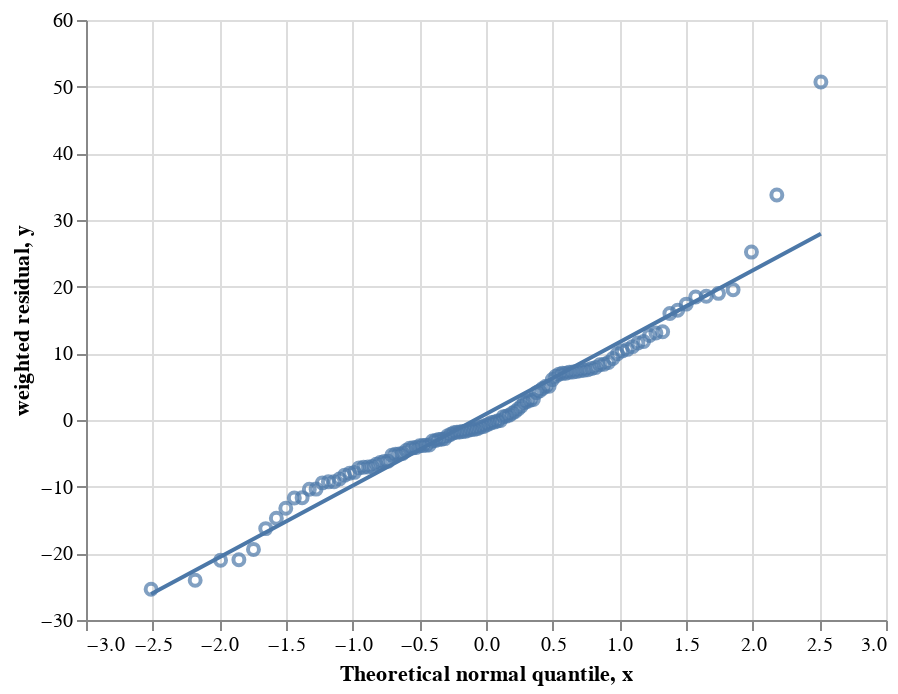

The cell this chart's notebook holds for it:
### Code cell
import BFAIR.mfa.visualization.diagnositics as diagnostics

diagnostics.plot_norm_probplot(res, interactive=True)

### Figure 1 — Vega-Lite specification as saved in the notebook (floating-point values rounded to 4 significant figures)
{"config": {"view": {"continuousWidth": 400, "continuousHeight": 300}}, "layer": [{"data": {"name": "data-9ecbfb9180d68cfebcf31d7f5fcc568c"}, "mark": "point", "encoding": {"tooltip": [{"field": "type", "type": "nominal"}, {"field": "id", "type": "nominal"}, {"field": "peak", "type": "nominal"}, {"field": "weighted residual", "type": "quantitative"}], "x": {"field": "Theoretical normal quantile", "type": "quantitative"}, "y": {"field": "weighted residual", "type": "quantitative"}}}, {"data": {"name": "data-acc13ada8dacc0140a07be0e27be0132"}, "mark": "line", "encoding": {"x": {"field": "x", "type": "quantitative"}, "y": {"field": "y", "type": "quantitative"}}}], "$schema": "https://vega.github.io/schema/vega-lite/v4.17.0.json", "datasets": {"data-9ecbfb9180d68cfebcf31d7f5fcc568c": [{"type": "MS", "expt": "[1,2-13C]glycerol", "id": "Phenylalanine308_0_0_[1,2-13C]glycerol", "peak": "M5", "time": 0.0, "data": 0.3473, "std": 0.0015, "fit": 0.3092, "weighted residual": -25.38, "cont": null, "Theoretical normal quantile": -2.512}, {"type": "MS", "expt": "[1,2-13C]glycerol", "id": "Glycine218_0_0_[1,2-13C]glycerol", "peak": "M1", "time": 0.0, "data": 0.8975, "std": 0.005201, "fit": 0.7724, "weighted residual": -24.05, "cont": null, "Theoretical normal quantile": -2.181}, {"type": "MS", "expt": "[1,2-13C]glycerol", "id": "Leucine274_0_0_[1,2-13C]glycerol", "peak": "M2", "time": 0.0, "data": 0.1678, "std": 0.0012, "fit": 0.1426, "weighted residual": -21.03, "cont": null, "Theoretical normal quantile": -1.991}, {"type": "MS", "expt": "[1,2-13C]glycerol", "id": "Alanine260_0_0_[1,2-13C]glycerol", "peak": "M2", "time": 0.0, "data": 0.729, "std": 0.0131, "fit": 0.4543, "weighted residual": -20.97, "cont": null, "Theoretical normal quantile": -1.853}, {"type": "MS", "expt": "[1,2-13C]glycerol", "id": "Glutamicacid330_0_0_[1,2-13C]glycerol", "peak": "M4", "time": 0.0, "data": 0.1697, "std": 0.001, "fit": 0.1503, "weighted residual": -19.41, "cont": null, "Theoretical normal quantile": -1.744}, {"type": "MS", "expt": "[1,2-13C]glycerol", "id": "Glycine246_0_0_[1,2-13C]glycerol", "peak": "M2", "time": 0.0, "data": 0.4835, "std": 0.0041, "fit": 0.4167, "weighted residual": -16.29, "cont": null, "Theoretical normal quantile": -1.652}, {"type": "MS", "expt": "[1,2-13C]glycerol", "id": "Histidine338_0_0_[1,2-13C]glycerol", "peak": "M5", "time": 0.0, "data": 0.1114, "std": 0.002701, "fit": 0.07161, "weighted residual": -14.74, "cont": null, "Theoretical normal quantile": -1.572}, {"type": "MS", "expt": "[1,2-13C]glycerol", "id": "Valine260_0_0_[1,2-13C]glycerol", "peak": "M4", "time": 0.0, "data": 0.2029, "std": 0.0024, "fit": 0.1711, "weighted residual": -13.25, "cont": null, "Theoretical normal quantile": -1.502}, {"type": "MS", "expt": "[1,2-13C]glycerol", "id": "Glutamicacid330_0_0_[1,2-13C]glycerol", "peak": "M3", "time": 0.0, "data": 0.4128, "std": 0.0016, "fit": 0.3941, "weighted residual": -11.7, "cont": null, "Theoretical normal quantile": -1.438}, {"type": "MS", "expt": "[1,2-13C]glycerol", "id": "Glutamicacid432_0_0_[1,2-13C]glycerol", "peak": "M4", "time": 0.0, "data": 0.3418, "std": 0.0019, "fit": 0.3196, "weighted residual": -11.67, "cont": null, "Theoretical normal quantile": -1.379}, {"type": "MS", "expt": "[1,2-13C]glycerol", "id": "Phenylalanine336_0_0_[1,2-13C]glycerol", "peak": "M6", "time": 0.0, "data": 0.3746, "std": 0.005801, "fit": 0.3143, "weighted residual": -10.39, "cont": null, "Theoretical normal quantile": -1.325}, {"type": "MS", "expt": "[1,2-13C]glycerol", "id": "Serine390_0_0_[1,2-13C]glycerol", "peak": "M2", "time": 0.0, "data": 0.6809, "std": 0.0186, "fit": 0.4881, "weighted residual": -10.36, "cont": null, "Theoretical normal quantile": -1.274}, {"type": "MS", "expt": "[1,2-13C]glycerol", "id": "Asparticacid418_0_0_[1,2-13C]glycerol", "peak": "M3", "time": 0.0, "data": 0.4339, "std": 0.0033, "fit": 0.4028, "weighted residual": -9.431, "cont": null, "Theoretical normal quantile": -1.227}, {"type": "MS", "expt": "[1,2-13C]glycerol", "id": "Phenylalanine336_0_0_[1,2-13C]glycerol", "peak": "M5", "time": 0.0, "data": 0.264, "std": 0.002601, "fit": 0.2398, "weighted residual": -9.277, "cont": null, "Theoretical normal quantile": -1.182}, {"type": "MS", "expt": "[1,2-13C]glycerol", "id": "Valine288_0_0_[1,2-13C]glycerol", "peak": "M4", "time": 0.0, "data": 0.3897, "std": 0.0045, "fit": 0.3481, "weighted residual": -9.249, "cont": null, "Theoretical normal quantile": -1.139}, {"type": "MS", "expt": "[1,2-13C]glycerol", "id": "Leucine274_0_0_[1,2-13C]glycerol", "peak": "M3", "time": 0.0, "data": 0.3708, "std": 0.001, "fit": 0.362, "weighted residual": -8.843, "cont": null, "Theoretical normal quantile": -1.099}, {"type": "MS", "expt": "[1,2-13C]glycerol", "id": "Serine362_0_0_[1,2-13C]glycerol", "peak": "M1", "time": 0.0, "data": 0.4949, "std": 0.0019, "fit": 0.4792, "weighted residual": -8.268, "cont": null, "Theoretical normal quantile": -1.06}, {"type": "MS", "expt": "[1,2-13C]glycerol", "id": "Asparticacid418_0_0_[1,2-13C]glycerol", "peak": "M2", "time": 0.0, "data": 0.346, "std": 0.0031, "fit": 0.3213, "weighted residual": -7.977, "cont": null, "Theoretical normal quantile": -1.022}, {"type": "MS", "expt": "[1,2-13C]glycerol", "id": "Glutamicacid432_0_0_[1,2-13C]glycerol", "peak": "M5", "time": 0.0, "data": 0.1059, "std": 0.0013, "fit": 0.09569, "weighted residual": -7.855, "cont": null, "Theoretical normal quantile": -0.9865}, {"type": "MS", "expt": "[1,2-13C]glycerol", "id": "Isoleucine274_0_0_[1,2-13C]glycerol", "peak": "M3", "time": 0.0, "data": 0.3613, "std": 0.0011, "fit": 0.3534, "weighted residual": -7.179, "cont": null, "Theoretical normal quantile": -0.9518}, {"type": "MS", "expt": "[1,2-13C]glycerol", "id": "Asparticacid302_0_0_[1,2-13C]glycerol", "peak": "M2", "time": 0.0, "data": 0.4238, "std": 0.0021, "fit": 0.4089, "weighted residual": -7.086, "cont": null, "Theoretical normal quantile": -0.9181}, {"type": "MS", "expt": "[1,2-13C]glycerol", "id": "Asparticacid418_0_0_[1,2-13C]glycerol", "peak": "M0", "time": 0.0, "data": 0.013, "std": 0.001, "fit": 0.005947, "weighted residual": -7.053, "cont": null, "Theoretical normal quantile": -0.8855}, {"type": "MS", "expt": "[1,2-13C]glycerol", "id": "Histidine338_0_0_[1,2-13C]glycerol", "peak": "M1", "time": 0.0, "data": 0.03681, "std": 0.003001, "fit": 0.01587, "weighted residual": -6.978, "cont": null, "Theoretical normal quantile": -0.8538}, {"type": "MS", "expt": "[1,2-13C]glycerol", "id": "Asparticacid390_0_0_[1,2-13C]glycerol", "peak": "M0", "time": 0.0, "data": 0.0326, "std": 0.001, "fit": 0.02597, "weighted residual": -6.636, "cont": null, "Theoretical normal quantile": -0.8229}, {"type": "MS", "expt": "[1,2-13C]glycerol", "id": "Alanine260_0_0_[1,2-13C]glycerol", "peak": "M0", "time": 0.0, "data": 0.0221, "std": 0.0013, "fit": 0.01381, "weighted residual": -6.375, "cont": null, "Theoretical normal quantile": -0.7928}, {"type": "MS", "expt": "[1,2-13C]glycerol", "id": "Serine390_0_0_[1,2-13C]glycerol", "peak": "M0", "time": 0.0, "data": 0.0217, "std": 0.0013, "fit": 0.01363, "weighted residual": -6.208, "cont": null, "Theoretical normal quantile": -0.7634}, {"type": "MS", "expt": "[1,2-13C]glycerol", "id": "Valine288_0_0_[1,2-13C]glycerol", "peak": "M3", "time": 0.0, "data": 0.4304, "std": 0.0026, "fit": 0.4144, "weighted residual": -6.178, "cont": null, "Theoretical normal quantile": -0.7346}, {"type": "MS", "expt": "[1,2-13C]glycerol", "id": "Threonine404_0_0_[1,2-13C]glycerol", "peak": "M3", "time": 0.0, "data": 0.4406, "std": 0.0048, "fit": 0.4152, "weighted residual": -5.296, "cont": null, "Theoretical normal quantile": -0.7064}, {"type": "MS", "expt": "[1,2-13C]glycerol", "id": "Phenylalanine302_0_0_[1,2-13C]glycerol", "peak": "M2", "time": 0.0, "data": 0.4834, "std": 0.0038, "fit": 0.4639, "weighted residual": -5.149, "cont": null, "Theoretical normal quantile": -0.6788}, {"type": "MS", "expt": "[1,2-13C]glycerol", "id": "Methionine320_0_0_[1,2-13C]glycerol", "peak": "M2", "time": 0.0, "data": 0.2062, "std": 0.0012, "fit": 0.2001, "weighted residual": -5.096, "cont": null, "Theoretical normal quantile": -0.6517}, {"type": "MS", "expt": "[1,2-13C]glycerol", "id": "Threonine376_0_0_[1,2-13C]glycerol", "peak": "M0", "time": 0.0, "data": 0.0342, "std": 0.0017, "fit": 0.02568, "weighted residual": -5.012, "cont": null, "Theoretical normal quantile": -0.6251}, {"type": "MS", "expt": "[1,2-13C]glycerol", "id": "Threonine404_0_0_[1,2-13C]glycerol", "peak": "M2", "time": 0.0, "data": 0.3444, "std": 0.0029, "fit": 0.3312, "weighted residual": -4.564, "cont": null, "Theoretical normal quantile": -0.5989}, {"type": "MS", "expt": "[1,2-13C]glycerol", "id": "Histidine338_0_0_[1,2-13C]glycerol", "peak": "M2", "time": 0.0, "data": 0.1722, "std": 0.004201, "fit": 0.1544, "weighted residual": -4.245, "cont": null, "Theoretical normal quantile": -0.5731}, {"type": "MS", "expt": "[1,2-13C]glycerol", "id": "Phenylalanine308_0_0_[1,2-13C]glycerol", "peak": "M6", "time": 0.0, "data": 0.3099, "std": 0.003201, "fit": 0.2965, "weighted residual": -4.177, "cont": null, "Theoretical normal quantile": -0.5477}, {"type": "MS", "expt": "[1,2-13C]glycerol", "id": "Phenylalanine302_0_0_[1,2-13C]glycerol", "peak": "M1", "time": 0.0, "data": 0.4737, "std": 0.004, "fit": 0.4572, "weighted residual": -4.125, "cont": null, "Theoretical normal quantile": -0.5226}, {"type": "MS", "expt": "[1,2-13C]glycerol", "id": "Threonine404_0_0_[1,2-13C]glycerol", "peak": "M0", "time": 0.0, "data": 0.01, "std": 0.001, "fit": 0.00613, "weighted residual": -3.87, "cont": null, "Theoretical normal quantile": -0.4978}, {"type": "MS", "expt": "[1,2-13C]glycerol", "id": "Methionine320_0_0_[1,2-13C]glycerol", "peak": "M0", "time": 0.0, "data": 0.006601, "std": 0.001, "fit": 0.002781, "weighted residual": -3.819, "cont": null, "Theoretical normal quantile": -0.4734}, {"type": "MS", "expt": "[1,2-13C]glycerol", "id": "Histidine440_0_0_[1,2-13C]glycerol", "peak": "M4", "time": 0.0, "data": 0.4048, "std": 0.008702, "fit": 0.372, "weighted residual": -3.773, "cont": null, "Theoretical normal quantile": -0.4492}, {"type": "MS", "expt": "[1,2-13C]glycerol", "id": "Histidine440_0_0_[1,2-13C]glycerol", "peak": "M3", "time": 0.0, "data": 0.2826, "std": 0.002901, "fit": 0.2716, "weighted residual": -3.762, "cont": null, "Theoretical normal quantile": -0.4253}, {"type": "MS", "expt": "[1,2-13C]glycerol", "id": "Asparticacid302_0_0_[1,2-13C]glycerol", "peak": "M0", "time": 0.0, "data": 0.0879, "std": 0.002, "fit": 0.08158, "weighted residual": -3.16, "cont": null, "Theoretical normal quantile": -0.4016}, {"type": "MS", "expt": "[1,2-13C]glycerol", "id": "Histidine440_0_0_[1,2-13C]glycerol", "peak": "M1", "time": 0.0, "data": 0.0137, "std": 0.0021, "fit": 0.00725, "weighted residual": -3.072, "cont": null, "Theoretical normal quantile": -0.3782}, {"type": "MS", "expt": "[1,2-13C]glycerol", "id": "Alanine232_0_0_[1,2-13C]glycerol", "peak": "M1", "time": 0.0, "data": 0.5001, "std": 0.0009999, "fit": 0.4972, "weighted residual": -2.905, "cont": null, "Theoretical normal quantile": -0.355}, {"type": "MS", "expt": "[1,2-13C]glycerol", "id": "Phenylalanine308_0_0_[1,2-13C]glycerol", "peak": "M0", "time": 0.0, "data": 0.002901, "std": 0.001, "fit": 2.546e-05, "weighted residual": -2.875, "cont": null, "Theoretical normal quantile": -0.3319}, {"type": "MS", "expt": "[1,2-13C]glycerol", "id": "Methionine320_0_0_[1,2-13C]glycerol", "peak": "M3", "time": 0.0, "data": 0.3885, "std": 0.0032, "fit": 0.3796, "weighted residual": -2.792, "cont": null, "Theoretical normal quantile": -0.309}, {"type": "MS", "expt": "[1,2-13C]glycerol", "id": "Isoleucine274_0_0_[1,2-13C]glycerol", "peak": "M0", "time": 0.0, "data": 0.0039, "std": 0.0009999, "fit": 0.001554, "weighted residual": -2.346, "cont": null, "Theoretical normal quantile": -0.2863}, {"type": "MS", "expt": "[1,2-13C]glycerol", "id": "Leucine274_0_0_[1,2-13C]glycerol", "peak": "M1", "time": 0.0, "data": 0.0248, "std": 0.0011, "fit": 0.02246, "weighted residual": -2.126, "cont": null, "Theoretical normal quantile": -0.2638}, {"type": "MS", "expt": "[1,2-13C]glycerol", "id": "Isoleucine274_0_0_[1,2-13C]glycerol", "peak": "M2", "time": 0.0, "data": 0.1532, "std": 0.0024, "fit": 0.1486, "weighted residual": -1.9, "cont": null, "Theoretical normal quantile": -0.2413}, {"type": "MS", "expt": "[1,2-13C]glycerol", "id": "Valine260_0_0_[1,2-13C]glycerol", "peak": "M3", "time": 0.0, "data": 0.4519, "std": 0.0025, "fit": 0.4473, "weighted residual": -1.822, "cont": null, "Theoretical normal quantile": -0.219}, {"type": "MS", "expt": "[1,2-13C]glycerol", "id": "Valine288_0_0_[1,2-13C]glycerol", "peak": "M0", "time": 0.0, "data": 0.0029, "std": 0.001, "fit": 0.00109, "weighted residual": -1.81, "cont": null, "Theoretical normal quantile": -0.1968}, {"type": "MS", "expt": "[1,2-13C]glycerol", "id": "Glutamicacid432_0_0_[1,2-13C]glycerol", "peak": "M0", "time": 0.0, "data": 0.0037, "std": 0.001, "fit": 0.001973, "weighted residual": -1.727, "cont": null, "Theoretical normal quantile": -0.1747}, {"type": "MS", "expt": "[1,2-13C]glycerol", "id": "Histidine338_0_0_[1,2-13C]glycerol", "peak": "M0", "time": 0.0, "data": 0.0018, "std": 0.001, "fit": 0.0001052, "weighted residual": -1.695, "cont": null, "Theoretical normal quantile": -0.1527}, {"type": "MS", "expt": "[1,2-13C]glycerol", "id": "Histidine338_0_0_[1,2-13C]glycerol", "peak": "M4", "time": 0.0, "data": 0.3137, "std": 0.003701, "fit": 0.308, "weighted residual": -1.534, "cont": null, "Theoretical normal quantile": -0.1307}, {"type": "MS", "expt": "[1,2-13C]glycerol", "id": "Isoleucine274_0_0_[1,2-13C]glycerol", "peak": "M1", "time": 0.0, "data": 0.0279, "std": 0.0009999, "fit": 0.02647, "weighted residual": -1.422, "cont": null, "Theoretical normal quantile": -0.1089}, {"type": "MS", "expt": "[1,2-13C]glycerol", "id": "Threonine376_0_0_[1,2-13C]glycerol", "peak": "M2", "time": 0.0, "data": 0.4928, "std": 0.0048, "fit": 0.4861, "weighted residual": -1.403, "cont": null, "Theoretical normal quantile": -0.08702}, {"type": "MS", "expt": "[1,2-13C]glycerol", "id": "Histidine440_0_0_[1,2-13C]glycerol", "peak": "M0", "time": 0.0, "data": 0.0016, "std": 0.0012, "fit": 4.767e-05, "weighted residual": -1.294, "cont": null, "Theoretical normal quantile": -0.06523}, {"type": "MS", "expt": "[1,2-13C]glycerol", "id": "Asparticacid390_0_0_[1,2-13C]glycerol", "peak": "M2", "time": 0.0, "data": 0.4937, "std": 0.0021, "fit": 0.4915, "weighted residual": -1.072, "cont": null, "Theoretical normal quantile": -0.04347}, {"type": "MS", "expt": "[1,2-13C]glycerol", "id": "Leucine274_0_0_[1,2-13C]glycerol", "peak": "M0", "time": 0.0, "data": 0.0022, "std": 0.001, "fit": 0.001211, "weighted residual": -0.9896, "cont": null, "Theoretical normal quantile": -0.02173}, {"type": "MS", "expt": "[1,2-13C]glycerol", "id": "Glutamicacid330_0_0_[1,2-13C]glycerol", "peak": "M0", "time": 0.0, "data": 0.0113, "std": 0.001, "fit": 0.01053, "weighted residual": -0.7679, "cont": null, "Theoretical normal quantile": 0.0}, {"type": "MS", "expt": "[1,2-13C]glycerol", "id": "Valine260_0_0_[1,2-13C]glycerol", "peak": "M0", "time": 0.0, "data": 0.0046, "std": 0.001, "fit": 0.004006, "weighted residual": -0.5937, "cont": null, "Theoretical normal quantile": 0.02173}, {"type": "MS", "expt": "[1,2-13C]glycerol", "id": "Phenylalanine336_0_0_[1,2-13C]glycerol", "peak": "M0", "time": 0.0, "data": 0.0004001, "std": 0.001, "fit": 1.209e-05, "weighted residual": -0.3879, "cont": null, "Theoretical normal quantile": 0.04347}, {"type": "MS", "expt": "[1,2-13C]glycerol", "id": "Phenylalanine308_0_0_[1,2-13C]glycerol", "peak": "M4", "time": 0.0, "data": 0.1772, "std": 0.0016, "fit": 0.1768, "weighted residual": -0.2917, "cont": null, "Theoretical normal quantile": 0.06523}, {"type": "MS", "expt": "[1,2-13C]glycerol", "id": "Threonine376_0_0_[1,2-13C]glycerol", "peak": "M3", "time": 0.0, "data": 0.2407, "std": 0.006601, "fit": 0.2398, "weighted residual": -0.1402, "cont": null, "Theoretical normal quantile": 0.08702}, {"type": "Flux", "expt": "[1,2-13C]glycerol", "id": "ex_2", "peak": [], "time": null, "data": 1.0, "std": 0.01, "fit": 0.9993, "weighted residual": -0.06592, "cont": null, "Theoretical normal quantile": 0.1089}, {"type": "MS", "expt": "[1,2-13C]glycerol", "id": "Methionine320_0_0_[1,2-13C]glycerol", "peak": "M1", "time": 0.0, "data": 0.0418, "std": 0.0018, "fit": 0.04271, "weighted residual": 0.5021, "cont": null, "Theoretical normal quantile": 0.1307}, {"type": "MS", "expt": "[1,2-13C]glycerol", "id": "Asparticacid418_0_0_[1,2-13C]glycerol", "peak": "M1", "time": 0.0, "data": 0.08271, "std": 0.0018, "fit": 0.08376, "weighted residual": 0.5826, "cont": null, "Theoretical normal quantile": 0.1527}, {"type": "MS", "expt": "[1,2-13C]glycerol", "id": "Phenylalanine308_0_0_[1,2-13C]glycerol", "peak": "M1", "time": 0.0, "data": 0.0001, "std": 0.001, "fit": 0.0008321, "weighted residual": 0.7319, "cont": null, "Theoretical normal quantile": 0.1747}, {"type": "MS", "expt": "[1,2-13C]glycerol", "id": "Histidine440_0_0_[1,2-13C]glycerol", "peak": "M2", "time": 0.0, "data": 0.07542, "std": 0.003601, "fit": 0.0791, "weighted residual": 1.023, "cont": null, "Theoretical normal quantile": 0.1968}, {"type": "MS", "expt": "[1,2-13C]glycerol", "id": "Asparticacid390_0_0_[1,2-13C]glycerol", "peak": "M3", "time": 0.0, "data": 0.2401, "std": 0.0018, "fit": 0.2425, "weighted residual": 1.294, "cont": null, "Theoretical normal quantile": 0.219}, {"type": "MS", "expt": "[1,2-13C]glycerol", "id": "Isoleucine274_0_0_[1,2-13C]glycerol", "peak": "M5", "time": 0.0, "data": 0.1103, "std": 0.0035, "fit": 0.1161, "weighted residual": 1.652, "cont": null, "Theoretical normal quantile": 0.2413}, {"type": "MS", "expt": "[1,2-13C]glycerol", "id": "Phenylalanine336_0_0_[1,2-13C]glycerol", "peak": "M2", "time": 0.0, "data": 0.002701, "std": 0.001, "fit": 0.00476, "weighted residual": 2.059, "cont": null, "Theoretical normal quantile": 0.2638}, {"type": "MS", "expt": "[1,2-13C]glycerol", "id": "Threonine376_0_0_[1,2-13C]glycerol", "peak": "M1", "time": 0.0, "data": 0.2322, "std": 0.0028, "fit": 0.2395, "weighted residual": 2.606, "cont": null, "Theoretical normal quantile": 0.2863}, {"type": "MS", "expt": "[1,2-13C]glycerol", "id": "Histidine440_0_0_[1,2-13C]glycerol", "peak": "M5", "time": 0.0, "data": 0.2061, "std": 0.0014, "fit": 0.21, "weighted residual": 2.773, "cont": null, "Theoretical normal quantile": 0.309}, {"type": "MS", "expt": "[1,2-13C]glycerol", "id": "Asparticacid390_0_0_[1,2-13C]glycerol", "peak": "M1", "time": 0.0, "data": 0.2335, "std": 0.0029, "fit": 0.2422, "weighted residual": 2.982, "cont": null, "Theoretical normal quantile": 0.3319}, {"type": "MS", "expt": "[1,2-13C]glycerol", "id": "Asparticacid302_0_0_[1,2-13C]glycerol", "peak": "M1", "time": 0.0, "data": 0.4883, "std": 0.001, "fit": 0.4914, "weighted residual": 3.071, "cont": null, "Theoretical normal quantile": 0.355}, {"type": "MS", "expt": "[1,2-13C]glycerol", "id": "Glutamicacid432_0_0_[1,2-13C]glycerol", "peak": "M1", "time": 0.0, "data": 0.0279, "std": 0.001, "fit": 0.03201, "weighted residual": 4.109, "cont": null, "Theoretical normal quantile": 0.3782}, {"type": "MS", "expt": "[1,2-13C]glycerol", "id": "Phenylalanine308_0_0_[1,2-13C]glycerol", "peak": "M2", "time": 0.0, "data": 0.005601, "std": 0.001, "fit": 0.009974, "weighted residual": 4.372, "cont": null, "Theoretical normal quantile": 0.4016}, {"type": "MS", "expt": "[1,2-13C]glycerol", "id": "Glutamicacid432_0_0_[1,2-13C]glycerol", "peak": "M3", "time": 0.0, "data": 0.3639, "std": 0.0013, "fit": 0.3701, "weighted residual": 4.739, "cont": null, "Theoretical normal quantile": 0.4253}, {"type": "MS", "expt": "[1,2-13C]glycerol", "id": "Phenylalanine336_0_0_[1,2-13C]glycerol", "peak": "M7", "time": 0.0, "data": 0.2175, "std": 0.002501, "fit": 0.2302, "weighted residual": 5.06, "cont": null, "Theoretical normal quantile": 0.4492}, {"type": "MS", "expt": "[1,2-13C]glycerol", "id": "Threonine404_0_0_[1,2-13C]glycerol", "peak": "M1", "time": 0.0, "data": 0.07771, "std": 0.0017, "fit": 0.08634, "weighted residual": 5.075, "cont": null, "Theoretical normal quantile": 0.4734}, {"type": "MS", "expt": "[1,2-13C]glycerol", "id": "Alanine232_0_0_[1,2-13C]glycerol", "peak": "M2", "time": 0.0, "data": 0.4504, "std": 0.0023, "fit": 0.4643, "weighted residual": 6.06, "cont": null, "Theoretical normal quantile": 0.4978}, {"type": "MS", "expt": "[1,2-13C]glycerol", "id": "Valine260_0_0_[1,2-13C]glycerol", "peak": "M2", "time": 0.0, "data": 0.2918, "std": 0.0021, "fit": 0.3056, "weighted residual": 6.557, "cont": null, "Theoretical normal quantile": 0.5226}, {"type": "MS", "expt": "[1,2-13C]glycerol", "id": "Isoleucine274_0_0_[1,2-13C]glycerol", "peak": "M4", "time": 0.0, "data": 0.3435, "std": 0.0009999, "fit": 0.3503, "weighted residual": 6.88, "cont": null, "Theoretical normal quantile": 0.5477}, {"type": "MS", "expt": "[1,2-13C]glycerol", "id": "Serine390_0_0_[1,2-13C]glycerol", "peak": "M1", "time": 0.0, "data": 0.154, "std": 0.0086, "fit": 0.2142, "weighted residual": 6.998, "cont": null, "Theoretical normal quantile": 0.5731}, {"type": "MS", "expt": "[1,2-13C]glycerol", "id": "Phenylalanine336_0_0_[1,2-13C]glycerol", "peak": "M3", "time": 0.0, "data": 0.0171, "std": 0.0017, "fit": 0.02903, "weighted residual": 7.016, "cont": null, "Theoretical normal quantile": 0.5989}, {"type": "MS", "expt": "[1,2-13C]glycerol", "id": "Serine362_0_0_[1,2-13C]glycerol", "peak": "M0", "time": 0.0, "data": 0.0474, "std": 0.0027, "fit": 0.06677, "weighted residual": 7.176, "cont": null, "Theoretical normal quantile": 0.6251}, {"type": "MS", "expt": "[1,2-13C]glycerol", "id": "Serine390_0_0_[1,2-13C]glycerol", "peak": "M3", "time": 0.0, "data": 0.1434, "std": 0.0093, "fit": 0.2103, "weighted residual": 7.197, "cont": null, "Theoretical normal quantile": 0.6517}, {"type": "MS", "expt": "[1,2-13C]glycerol", "id": "Histidine440_0_0_[1,2-13C]glycerol", "peak": "M6", "time": 0.0, "data": 0.0158, "std": 0.003501, "fit": 0.04129, "weighted residual": 7.28, "cont": null, "Theoretical normal quantile": 0.6788}, {"type": "MS", "expt": "[1,2-13C]glycerol", "id": "Alanine232_0_0_[1,2-13C]glycerol", "peak": "M0", "time": 0.0, "data": 0.0495, "std": 0.0022, "fit": 0.06576, "weighted residual": 7.392, "cont": null, "Theoretical normal quantile": 0.7064}, {"type": "MS", "expt": "[1,2-13C]glycerol", "id": "Methionine320_0_0_[1,2-13C]glycerol", "peak": "M4", "time": 0.0, "data": 0.2921, "std": 0.0024, "fit": 0.31, "weighted residual": 7.459, "cont": null, "Theoretical normal quantile": 0.7346}, {"type": "MS", "expt": "[1,2-13C]glycerol", "id": "Valine288_0_0_[1,2-13C]glycerol", "peak": "M1", "time": 0.0, "data": 0.0169, "std": 0.0011, "fit": 0.0252, "weighted residual": 7.545, "cont": null, "Theoretical normal quantile": 0.7634}, {"type": "MS", "expt": "[1,2-13C]glycerol", "id": "Methionine320_0_0_[1,2-13C]glycerol", "peak": "M5", "time": 0.0, "data": 0.06471, "std": 0.0032, "fit": 0.08946, "weighted residual": 7.733, "cont": null, "Theoretical normal quantile": 0.7928}, {"type": "MS", "expt": "[1,2-13C]glycerol", "id": "Glycine246_0_0_[1,2-13C]glycerol", "peak": "M1", "time": 0.0, "data": 0.4732, "std": 0.0035, "fit": 0.5008, "weighted residual": 7.864, "cont": null, "Theoretical normal quantile": 0.8229}, {"type": "MS", "expt": "[1,2-13C]glycerol", "id": "Histidine338_0_0_[1,2-13C]glycerol", "peak": "M3", "time": 0.0, "data": 0.3641, "std": 0.004701, "fit": 0.4031, "weighted residual": 8.3, "cont": null, "Theoretical normal quantile": 0.8538}, {"type": "MS", "expt": "[1,2-13C]glycerol", "id": "Leucine274_0_0_[1,2-13C]glycerol", "peak": "M5", "time": 0.0, "data": 0.1041, "std": 0.001, "fit": 0.1125, "weighted residual": 8.367, "cont": null, "Theoretical normal quantile": 0.8855}, {"type": "MS", "expt": "[1,2-13C]glycerol", "id": "Phenylalanine308_0_0_[1,2-13C]glycerol", "peak": "M3", "time": 0.0, "data": 0.04051, "std": 0.0019, "fit": 0.05689, "weighted residual": 8.622, "cont": null, "Theoretical normal quantile": 0.9181}, {"type": "MS", "expt": "[1,2-13C]glycerol", "id": "Phenylalanine336_0_0_[1,2-13C]glycerol", "peak": "M4", "time": 0.0, "data": 0.08212, "std": 0.002701, "fit": 0.107, "weighted residual": 9.231, "cont": null, "Theoretical normal quantile": 0.9518}, {"type": "MS", "expt": "[1,2-13C]glycerol", "id": "Valine260_0_0_[1,2-13C]glycerol", "peak": "M1", "time": 0.0, "data": 0.0488, "std": 0.0022, "fit": 0.07064, "weighted residual": 9.929, "cont": null, "Theoretical normal quantile": 0.9865}, {"type": "MS", "expt": "[1,2-13C]glycerol", "id": "Glutamicacid432_0_0_[1,2-13C]glycerol", "peak": "M2", "time": 0.0, "data": 0.1568, "std": 0.0017, "fit": 0.1744, "weighted residual": 10.37, "cont": null, "Theoretical normal quantile": 1.022}, {"type": "MS", "expt": "[1,2-13C]glycerol", "id": "Serine362_0_0_[1,2-13C]glycerol", "peak": "M2", "time": 0.0, "data": 0.4577, "std": 0.0027, "fit": 0.4863, "weighted residual": 10.59, "cont": null, "Theoretical normal quantile": 1.06}, {"type": "MS", "expt": "[1,2-13C]glycerol", "id": "Phenylalanine336_0_0_[1,2-13C]glycerol", "peak": "M9", "time": 0.0, "data": 0.002, "std": 0.001, "fit": 0.01301, "weighted residual": 11.01, "cont": null, "Theoretical normal quantile": 1.099}, {"type": "MS", "expt": "[1,2-13C]glycerol", "id": "Threonine404_0_0_[1,2-13C]glycerol", "peak": "M4", "time": 0.0, "data": 0.1272, "std": 0.0024, "fit": 0.1549, "weighted residual": 11.55, "cont": null, "Theoretical normal quantile": 1.139}, {"type": "MS", "expt": "[1,2-13C]glycerol", "id": "Alanine260_0_0_[1,2-13C]glycerol", "peak": "M3", "time": 0.0, "data": 0.1172, "std": 0.007, "fit": 0.1996, "weighted residual": 11.78, "cont": null, "Theoretical normal quantile": 1.182}, {"type": "MS", "expt": "[1,2-13C]glycerol", "id": "Alanine260_0_0_[1,2-13C]glycerol", "peak": "M1", "time": 0.0, "data": 0.1317, "std": 0.0056, "fit": 0.2027, "weighted residual": 12.68, "cont": null, "Theoretical normal quantile": 1.227}, {"type": "MS", "expt": "[1,2-13C]glycerol", "id": "Phenylalanine336_0_0_[1,2-13C]glycerol", "peak": "M8", "time": 0.0, "data": 0.03961, "std": 0.003601, "fit": 0.08663, "weighted residual": 13.06, "cont": null, "Theoretical normal quantile": 1.274}, {"type": "MS", "expt": "[1,2-13C]glycerol", "id": "Glutamicacid330_0_0_[1,2-13C]glycerol", "peak": "M2", "time": 0.0, "data": 0.3197, "std": 0.0015, "fit": 0.3395, "weighted residual": 13.23, "cont": null, "Theoretical normal quantile": 1.325}, {"type": "MS", "expt": "[1,2-13C]glycerol", "id": "Glycine246_0_0_[1,2-13C]glycerol", "peak": "M0", "time": 0.0, "data": 0.0432, "std": 0.0025, "fit": 0.08314, "weighted residual": 15.97, "cont": null, "Theoretical normal quantile": 1.379}, {"type": "MS", "expt": "[1,2-13C]glycerol", "id": "Leucine274_0_0_[1,2-13C]glycerol", "peak": "M4", "time": 0.0, "data": 0.3302, "std": 0.0012, "fit": 0.35, "weighted residual": 16.47, "cont": null, "Theoretical normal quantile": 1.438}, {"type": "MS", "expt": "[1,2-13C]glycerol", "id": "Valine288_0_0_[1,2-13C]glycerol", "peak": "M2", "time": 0.0, "data": 0.1079, "std": 0.004, "fit": 0.1774, "weighted residual": 17.38, "cont": null, "Theoretical normal quantile": 1.502}, {"type": "MS", "expt": "[1,2-13C]glycerol", "id": "Valine288_0_0_[1,2-13C]glycerol", "peak": "M5", "time": 0.0, "data": 0.05211, "std": 0.0023, "fit": 0.09453, "weighted residual": 18.45, "cont": null, "Theoretical normal quantile": 1.572}, {"type": "MS", "expt": "[1,2-13C]glycerol", "id": "Asparticacid418_0_0_[1,2-13C]glycerol", "peak": "M4", "time": 0.0, "data": 0.1243, "std": 0.0014, "fit": 0.1503, "weighted residual": 18.56, "cont": null, "Theoretical normal quantile": 1.652}, {"type": "MS", "expt": "[1,2-13C]glycerol", "id": "Phenylalanine302_0_0_[1,2-13C]glycerol", "peak": "M0", "time": 0.0, "data": 0.0428, "std": 0.0011, "fit": 0.0637, "weighted residual": 19.0, "cont": null, "Theoretical normal quantile": 1.744}, {"type": "MS", "expt": "[1,2-13C]glycerol", "id": "Phenylalanine308_0_0_[1,2-13C]glycerol", "peak": "M8", "time": 0.0, "data": 0.007301, "std": 0.001, "fit": 0.02685, "weighted residual": 19.55, "cont": null, "Theoretical normal quantile": 1.853}, {"type": "MS", "expt": "[1,2-13C]glycerol", "id": "Glutamicacid330_0_0_[1,2-13C]glycerol", "peak": "M1", "time": 0.0, "data": 0.0865, "std": 0.001, "fit": 0.1117, "weighted residual": 25.19, "cont": null, "Theoretical normal quantile": 1.991}, {"type": "MS", "expt": "[1,2-13C]glycerol", "id": "Phenylalanine308_0_0_[1,2-13C]glycerol", "peak": "M7", "time": 0.0, "data": 0.1092, "std": 0.001, "fit": 0.143, "weighted residual": 33.74, "cont": null, "Theoretical normal quantile": 2.181}, {"type": "MS", "expt": "[1,2-13C]glycerol", "id": "Glycine218_0_0_[1,2-13C]glycerol", "peak": "M0", "time": 0.0, "data": 0.1025, "std": 0.005201, "fit": 0.3662, "weighted residual": 50.71, "cont": null, "Theoretical normal quantile": 2.512}], "data-acc13ada8dacc0140a07be0e27be0132": [{"x": -2.512, "y": -26.11}, {"x": -1.953, "y": -20.1}, {"x": -1.395, "y": -14.1}, {"x": -0.8372, "y": -8.096}, {"x": -0.2791, "y": -2.092}, {"x": 0.2791, "y": 3.911}, {"x": 0.8372, "y": 9.914}, {"x": 1.395, "y": 15.92}, {"x": 1.953, "y": 21.92}, {"x": 2.512, "y": 27.92}]}}
